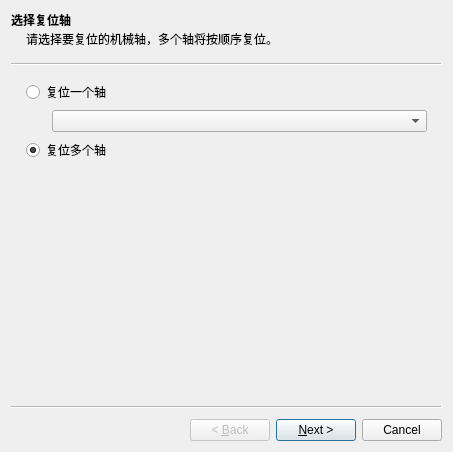
<?xml version="1.0" encoding="UTF-8"?>
<ui version="4.0">
 <class>WizardDatum</class>
 <widget class="QWizard" name="WizardDatum">
  <property name="geometry">
   <rect>
    <x>0</x>
    <y>0</y>
    <width>453</width>
    <height>452</height>
   </rect>
  </property>
  <property name="windowTitle">
   <string>复位机械轴</string>
  </property>
  <widget class="QWizardPage" name="pageAxisList">
   <property name="title">
    <string>选择复位轴</string>
   </property>
   <property name="subTitle">
    <string>请选择要复位的机械轴，多个轴将按顺序复位。</string>
   </property>
   <layout class="QGridLayout" name="gridLayout">
    <item row="1" column="0">
     <spacer name="horizontalSpacer">
      <property name="orientation">
       <enum>Qt::Horizontal</enum>
      </property>
      <property name="sizeType">
       <enum>QSizePolicy::Fixed</enum>
      </property>
      <property name="sizeHint" stdset="0">
       <size>
        <width>20</width>
        <height>0</height>
       </size>
      </property>
     </spacer>
    </item>
    <item row="1" column="1">
     <widget class="QComboBox" name="axis"/>
    </item>
    <item row="2" column="0" colspan="2">
     <widget class="QRadioButton" name="multiple">
      <property name="text">
       <string>复位多个轴</string>
      </property>
      <property name="checked">
       <bool>true</bool>
      </property>
     </widget>
    </item>
    <item row="0" column="0" colspan="2">
     <widget class="QRadioButton" name="single">
      <property name="text">
       <string>复位一个轴</string>
      </property>
      <property name="checked">
       <bool>false</bool>
      </property>
     </widget>
    </item>
    <item row="3" column="1">
     <widget class="QWidget" name="axisList" native="true">
      <layout class="QVBoxLayout" name="verticalLayout_2"/>
     </widget>
    </item>
   </layout>
  </widget>
  <widget class="QWizardPage" name="pageDatum">
   <property name="title">
    <string>正在执行复位</string>
   </property>
   <layout class="QVBoxLayout" name="verticalLayout">
    <item>
     <widget class="QProgressBar" name="progress"/>
    </item>
    <item>
     <widget class="QPlainTextEdit" name="history"/>
    </item>
   </layout>
  </widget>
 </widget>
 <resources/>
 <connections>
  <connection>
   <sender>single</sender>
   <signal>toggled(bool)</signal>
   <receiver>axis</receiver>
   <slot>setEnabled(bool)</slot>
   <hints>
    <hint type="sourcelabel">
     <x>238</x>
     <y>103</y>
    </hint>
    <hint type="destinationlabel">
     <x>251</x>
     <y>127</y>
    </hint>
   </hints>
  </connection>
  <connection>
   <sender>multiple</sender>
   <signal>toggled(bool)</signal>
   <receiver>axisList</receiver>
   <slot>setEnabled(bool)</slot>
   <hints>
    <hint type="sourcelabel">
     <x>238</x>
     <y>152</y>
    </hint>
    <hint type="destinationlabel">
     <x>251</x>
     <y>175</y>
    </hint>
   </hints>
  </connection>
 </connections>
</ui>
